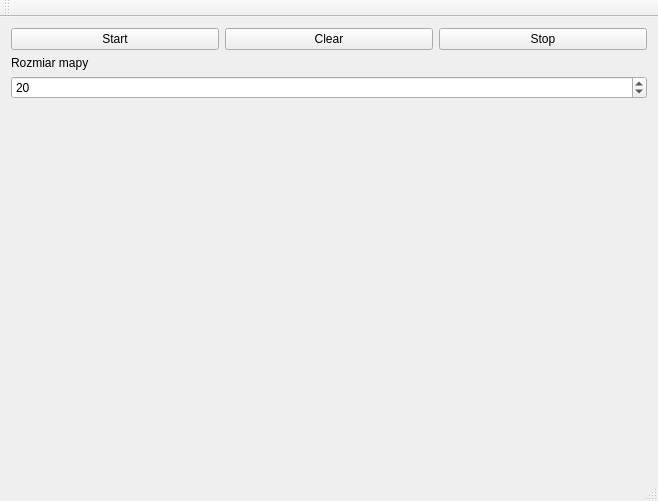
<?xml version="1.0" encoding="UTF-8"?>
<ui version="4.0">
 <class>MainWindow</class>
 <widget class="QMainWindow" name="MainWindow">
  <property name="geometry">
   <rect>
    <x>0</x>
    <y>0</y>
    <width>658</width>
    <height>501</height>
   </rect>
  </property>
  <property name="windowTitle">
   <string>MainWindow</string>
  </property>
  <widget class="QWidget" name="centralWidget">
   <layout class="QHBoxLayout" name="horizontalLayout">
    <item>
     <layout class="QHBoxLayout" name="horizontalLayout_2">
      <item>
       <layout class="QVBoxLayout" name="gameLayout_2"/>
      </item>
      <item>
       <layout class="QVBoxLayout" name="setLayout_2">
        <item>
         <layout class="QHBoxLayout" name="controlLayout_2">
          <item>
           <widget class="QPushButton" name="startButton_2">
            <property name="text">
             <string>Start</string>
            </property>
           </widget>
          </item>
          <item>
           <widget class="QPushButton" name="clearButton_2">
            <property name="text">
             <string>Clear</string>
            </property>
           </widget>
          </item>
          <item>
           <widget class="QPushButton" name="stopButton_2">
            <property name="text">
             <string>Stop</string>
            </property>
           </widget>
          </item>
         </layout>
        </item>
        <item>
         <widget class="QLabel" name="label_2">
          <property name="text">
           <string>Rozmiar mapy</string>
          </property>
         </widget>
        </item>
        <item>
         <widget class="QSpinBox" name="cellsControl_2">
          <property name="suffix">
           <string/>
          </property>
          <property name="minimum">
           <number>10</number>
          </property>
          <property name="maximum">
           <number>400</number>
          </property>
          <property name="value">
           <number>20</number>
          </property>
         </widget>
        </item>
        <item>
         <layout class="QHBoxLayout" name="fileLayout_2">
          <item>
           <spacer name="verticalSpacer_2">
            <property name="orientation">
             <enum>Qt::Vertical</enum>
            </property>
            <property name="sizeHint" stdset="0">
             <size>
              <width>20</width>
              <height>40</height>
             </size>
            </property>
           </spacer>
          </item>
         </layout>
        </item>
       </layout>
      </item>
     </layout>
    </item>
   </layout>
  </widget>
  <widget class="QMenuBar" name="menuBar">
   <property name="geometry">
    <rect>
     <x>0</x>
     <y>0</y>
     <width>658</width>
     <height>22</height>
    </rect>
   </property>
  </widget>
  <widget class="QToolBar" name="mainToolBar">
   <attribute name="toolBarArea">
    <enum>TopToolBarArea</enum>
   </attribute>
   <attribute name="toolBarBreak">
    <bool>false</bool>
   </attribute>
  </widget>
  <widget class="QStatusBar" name="statusBar"/>
 </widget>
 <layoutdefault spacing="6" margin="11"/>
 <resources/>
 <connections/>
</ui>
